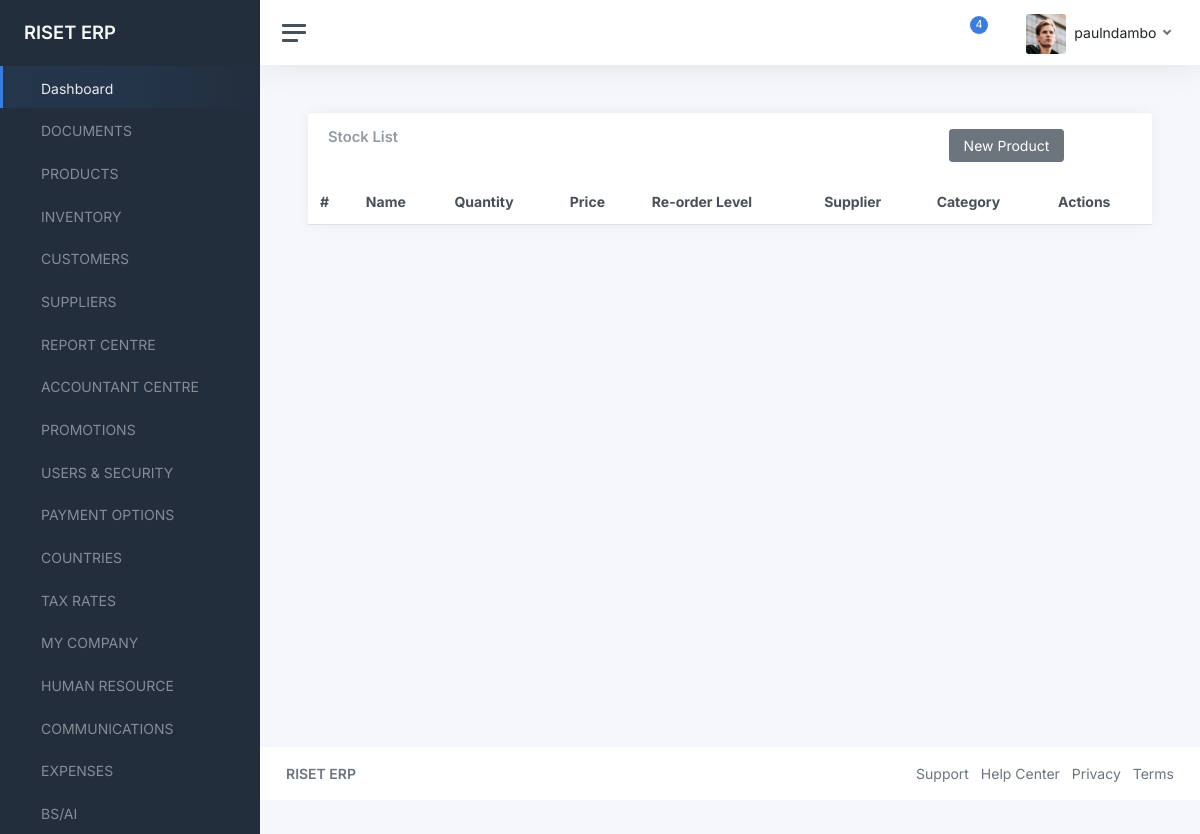
Page /products/ (signed in) on the earlier database version.
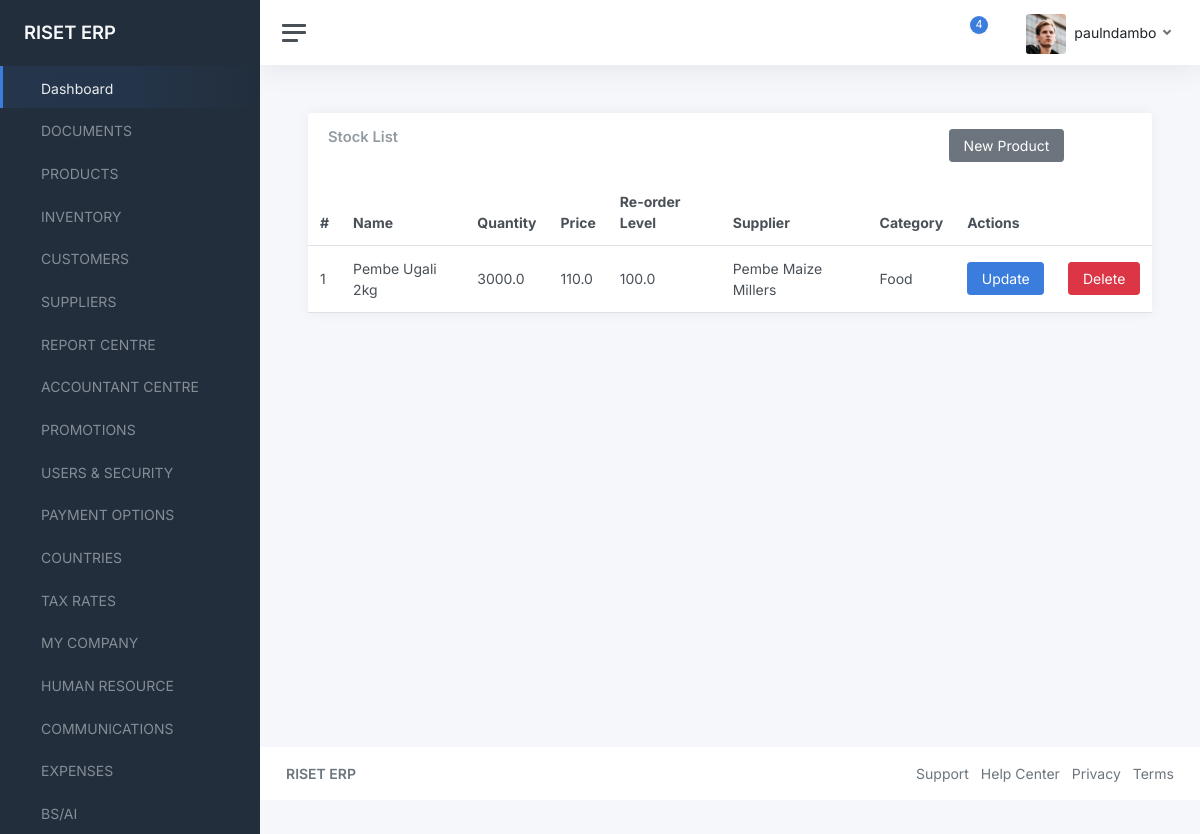
Same page on the later database version.
### data/models.py (models this page shows, shortened)
class Item(models.Model):
    name = models.CharField(max_length=200)
    quantity = models.FloatField(default=0)
    price = models.FloatField()
    discount_price = models.FloatField(default=0)
    re_order_level = models.FloatField(default=0)
    receive_amount = models.FloatField(default=0)
    sell_amount = models.FloatField(default=0)
    supplier = models.ForeignKey(Supplier, on_delete=models.CASCADE)
    category = models.ForeignKey(Category, on_delete=models.CASCADE)
    date_added = models.DateTimeField(auto_now_add=True)
    date_updated = models.DateField(auto_now=True)
    slug = models.SlugField(blank=True, null=True)

class Supplier(models.Model):
    name = models.CharField(max_length=200)
    address = models.CharField(max_length=200)
    town = models.CharField(max_length=200)
    country = models.CharField(max_length=200)
    date_added = models.DateField(default=timezone.now)
    def __str__(self):
        return self.name

class Category(models.Model):
    title = models.CharField(max_length=200)
    def __str__(self):
        return self.title

### data/views.py (the view)
# urls.py: path("products/", views.products, name="products"),
@login_required(login_url='/login')
def products(request):
    products = Item.objects.all()
    context = {
        "products": products
    }
    return render(request, "data/products.html", context)

### data/templates/data/products.html
{% extends "component-base.html" %}
{% block content %}
<main class="content">
	<div class="container-fluid p-0">
		<div class="row">
			<div class="col-12 col-lg-12 col-xxl-12 d-flex">
				<div class="card flex-fill">
					<div class="card-header">
						<div class="row">
							<div class="col-9">
								<h5 class="card-title mb-0">Stock List</h5>
							</div>
							<div class="col-3">
								<a href="{% url 'new-product' %}" class="btn btn-secondary">New Product</a>
							</div>
						</div>
					</div>
					<table class="table table-hover my-0">
						<thead>
							<tr>
                <th>#</th>
								<th>Name</th>
								<th>Quantity</th>
                <th>Price</th>
                <th>Re-order Level</th>
                <th>Supplier</th>
                <th>Category</th>
                <th colspan="2">Actions</th>
							</tr>
						</thead>
						<tbody>
{% for product in products %}
							<tr>
                <td>{{product.id}}</td>
								<td>{{product.name}}</td>
                <td class="">{{product.quantity}}</td>
                <td class="">{{product.price}}</td>
								<td class="">{{product.re_order_level}}</td>
                <td class="">{{product.supplier}}</td>
                <td class="">{{product.category}}</td>
								<td class="">
                  <a href="#" class="btn btn-primary">Update</a>
                </td>
								<td>
                  <a href="#" class="btn btn-danger">Delete</a>
                </td>
							</tr>
{% endfor %}
						</tbody>
					</table>
				</div>
			</div>
		</div>
	</div>
</main>
{% endblock content %}

Differences in the rows shown:
added Item: id "1", name "Pembe Ugali 2kg", quantity "3000.0", price "110.0", re_order_level "100.0", supplier "Pembe Maize Millers", category "Food"
